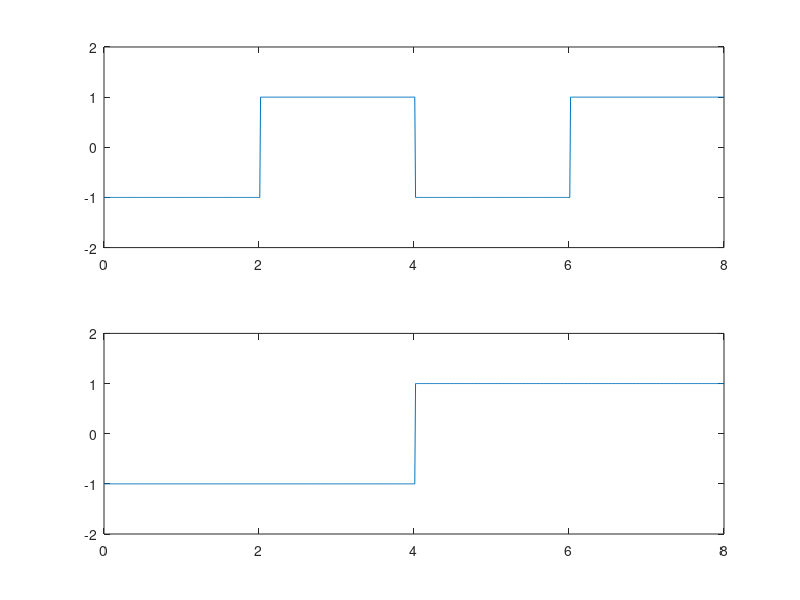
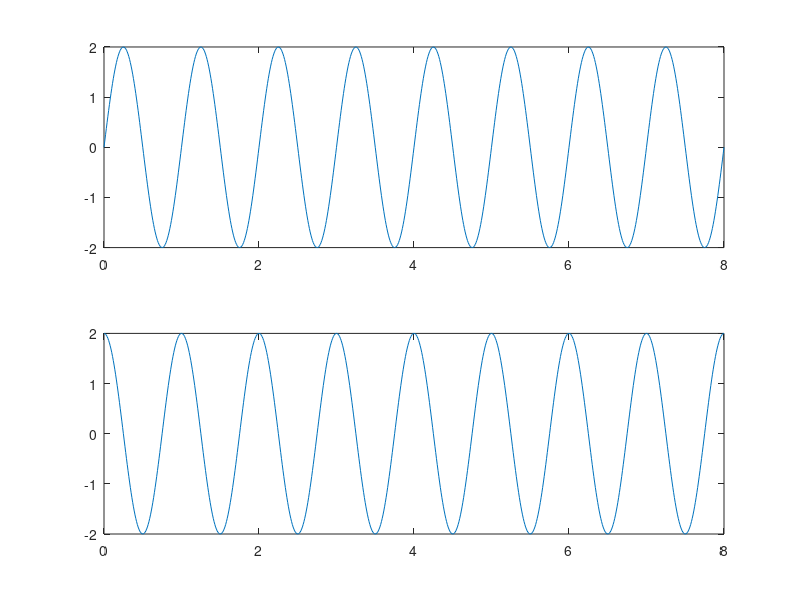
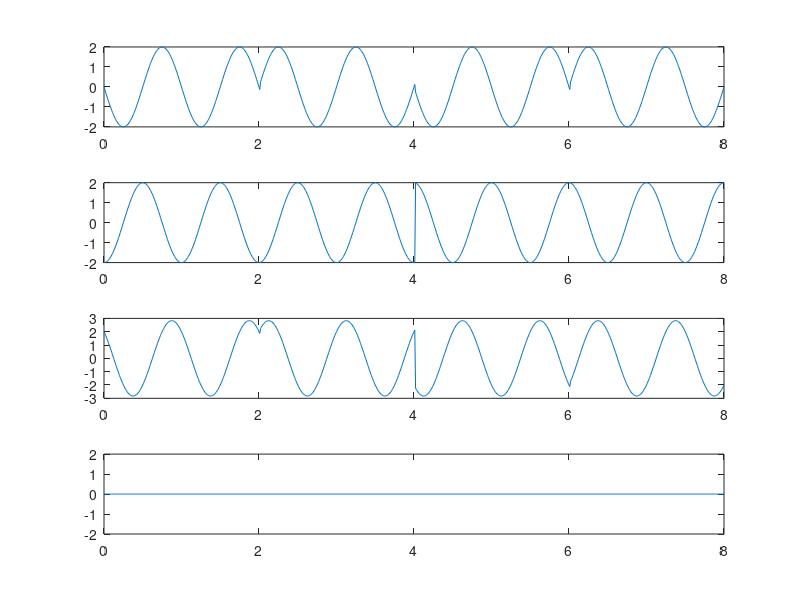

The MATLAB script that drew these images, in order:
clc;close all;close all;

n = [0 0 1 0 0 1 1 1];
N = length(n);
t=0:0.01:N;
x = 1:1:(N+1)*100;

for i =1:N
    if n(i)==0
        p(i)=-1;
    else
        p(i)=1;
    end
end

even_seq =p(1:2:N);
odd_seq=p(2:2:N);

i=1;
m=2:2:N;

for j = 1:length(t)
    if t(j)<=m(i)
        even_s(j) = even_seq(i);
    else
        even_s(j) = even_seq(i);
        i=i+1;
    end
end
figure(1);
subplot(211);
plot(t,even_s);
axis([0 N -2 2]);
i=1;
m = 2:2:N;

for j =1:length(t)
    if t(j)<=m(i)
        odd_s(j)= odd_seq(i);
    else
        odd_s(j) = odd_seq(i);
        i = i+1;
    end
end

subplot(212);
plot(t,odd_s);
axis([0 N -2 2]);

s1 = 2*sin(2*pi*t);
figure(2);
subplot(211);
plot(t,s1);

s2= 2*cos(2*pi*t);
subplot(212);
plot(t,s2);

r1= even_s.*s1;
figure(3);
subplot(411);
plot(t,r1);

r2 = odd_s.*s2;
subplot(412);
plot(t,r2);

subplot(413);
plot(t,(r1-r2));

for j=1:length(t)
    if n(i)==0
        y3(j)=0;
    else
        y3(j)=1;
    end
end
subplot(414);
plot(t,y3);
axis([0 N -2 2]);
